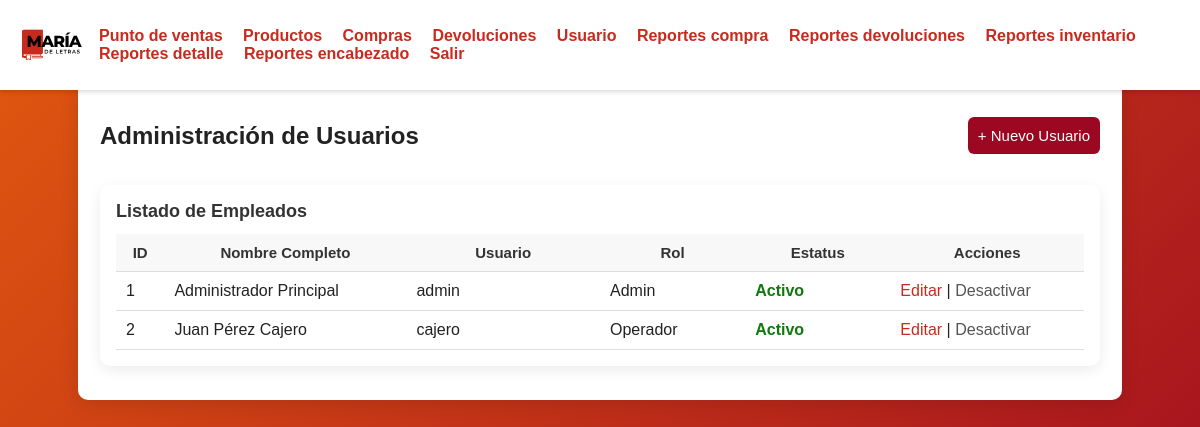
/usuarios.php (signed in), run on the app's committed database.
### tables this page shows
CREATE TABLE usuarios (
    id INT AUTO_INCREMENT PRIMARY KEY,
    nombre_completo VARCHAR(100) NOT NULL,
    username VARCHAR(50) NOT NULL UNIQUE,
    password VARCHAR(255) NOT NULL,  
    rol ENUM('admin', 'operador') NOT NULL DEFAULT 'operador',
    activo TINYINT(1) DEFAULT 1,
    created_at DATETIME DEFAULT CURRENT_TIMESTAMP
);

### usuarios.php (the view, shortened to what this page needs)
<?php
require_once 'config/db.php';
$resultado = $mysqli->query("SELECT id, nombre_completo, username, rol, activo FROM usuarios");
$usuarios = [];
while ($row = $resultado->fetch_assoc()) {
    $usuarios[] = $row;
}
?>
<!doctype html>
<html lang="es">
  <head>
    <link rel="stylesheet" href="css/styles.css">
  </head>
  <body>
    <div class="navbar">
      <div class="navbar-logo">
        <img src="assets/img/logo-maria-de-letras_v2.svg" alt="Logo de María de Letras">
      </div>
      <div class="navbar-menu">
        <a href="ventas.php">Punto de ventas</a>
        <a href="productos.php">Productos</a>
        <a href="compras.php">Compras</a>
        <a href="devoluciones.php">Devoluciones</a>
        <a href="usuarios.php">Usuario</a>
        <a href="reportes/compras.php">Reportes compra</a>
        <a href="reportes/devoluciones.php">Reportes devoluciones</a>
        <a href="reportes/inventario.php">Reportes inventario</a>
        <a href="reportes/ventas_detalle.php">Reportes detalle</a>
        <a href="reportes/ventas_encabezado.php">Reportes encabezado</a>
        <a href="includes/logout.php">Salir</a>
      </div>
    </div>
    <div class="container" style="max-width: 1000px; margin-top: 80px;">
        <div style="display: flex; justify-content: space-between; align-items: center; margin-bottom: 15px;">
            <h2>Administración de Usuarios</h2>
            <button class="btn" style="width: auto;">+ Nuevo Usuario</button>
        </div>
        <div class="card">
            <h3>Listado de Empleados</h3>
            <table>
                <thead>
                    <tr>
                        <th style="width: 5%;">ID</th>
                        <th style="width: 25%;">Nombre Completo</th>
                        <th style="width: 20%;">Usuario</th>
                        <th style="width: 15%;">Rol</th>
                        <th style="width: 15%;">Estatus</th>
                        <th style="width: 20%;">Acciones</th>
                    </tr>
                </thead>
                <tbody>
                    <?php if (!empty($usuarios)): ?>
                        <?php foreach ($usuarios as $user): ?>
                        <tr>
                            <td><?php echo $user['id']; ?></td>
                            <td><?php echo htmlspecialchars($user['nombre_completo']); ?></td>
                            <td><?php echo htmlspecialchars($user['username']); ?></td>
                            <td><?php echo ucfirst($user['rol']); ?></td>
                            <td>
                                <?php if ($user['activo'] == 1): ?>
                                    <span style="color: #0e7a0e; font-weight: bold;">Activo</span>
                                <?php else: ?>
                                    <span style="color: #888;">Inactivo</span>
                                <?php endif; ?>
                            </td>
                            <td>
                                <a id="<?php echo $user['id']; ?>" style="color:#C82B1D; text-decoration: none; cursor: pointer;">Editar</a>
                                <?php if ($user['id'] !== $_SESSION['user']['id']):  ?>
                                    | <a href="usuarios.php?action=baja&id=<?php echo $user['id']; ?>" onclick="return confirm('¿Está seguro de desactivar a este usuario?')" style="color:#555; text-decoration: none;">Desactivar</a>
                                <?php endif; ?>
                            </td>
                        </tr>
                        <?php endforeach; ?>
                    <?php else: ?>
                        <tr><td colspan="6" style="text-align: center;">No hay usuarios registrados.</td></tr>
                    <?php endif; ?>
                </tbody>
            </table>
        </div>
    </div>
  </body>
</html>

### css/styles.css (style rules this page uses)
body { font-family: Arial, Helvetica, sans-serif; background: linear-gradient(135deg, #E1580F, #9C0722); margin: 0; display: flex; align-items: center; justify-content: center; background-attachment: fixed; color: #222; }
.container { width: 100%; max-width: 450px; background: #fff; padding: 22px; border-radius: 10px; box-shadow: 0 4px 18px rgba(0,0,0,0.12); }
button, .btn { padding: 10px; background: #9C0722; color: #fff; border: none; border-radius: 6px; font-size: 15px; cursor: pointer; transition: 0.25s; }
.navbar { position: fixed; top: 0; left: 0; width: 98%; height: 70px; background: #fff; display: flex; align-items: center; justify-content: space-between; padding: 10px 20px; box-shadow: 0 2px 5px rgba(0,0,0,0.15); z-index: 1000; }
.navbar-logo img { height: 40px; }
.navbar-menu a { margin-left: 16px; text-decoration: none; font-weight: bold; color: #C82B1D; }
.card { background: #fff; padding: 16px; border-radius: 10px; margin: 12px 0; box-shadow: 0 4px 14px rgba(0,0,0,0.08); }
.card h3 { margin: 0; font-size: 18px; color: #333; }
table { width: 100%; border-collapse: collapse; margin-top: 12px; }
th, td { padding: 10px; border-bottom: 1px solid #ddd; }
th { background: #f8f8f8; font-size: 15px; color: #333; }

### data on the page
usuarios: id "1", nombre_completo "Administrador Principal", username "admin", rol "Admin", activo "Activo"
usuarios: id "2", nombre_completo "Juan Pérez Cajero", username "cajero", rol "Operador", activo "Activo"
